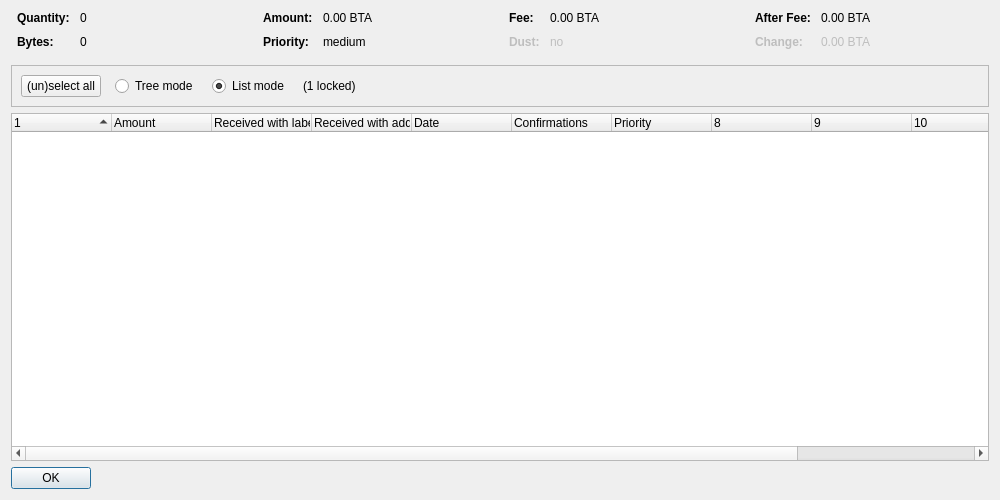
<?xml version="1.0" encoding="UTF-8"?>
<ui version="4.0">
 <class>CoinControlDialog</class>
 <widget class="QDialog" name="CoinControlDialog">
  <property name="geometry">
   <rect>
    <x>0</x>
    <y>0</y>
    <width>1000</width>
    <height>500</height>
   </rect>
  </property>
  <property name="windowTitle">
   <string>Coin Selection</string>
  </property>
  <layout class="QVBoxLayout" name="verticalLayout">
   <item>
    <layout class="QHBoxLayout" name="horizontalLayoutTop" stretch="0,0,0,0">
     <property name="topMargin">
      <number>0</number>
     </property>
     <property name="bottomMargin">
      <number>10</number>
     </property>
     <item>
      <layout class="QFormLayout" name="formLayoutCoinControl1">
       <property name="horizontalSpacing">
        <number>10</number>
       </property>
       <property name="verticalSpacing">
        <number>10</number>
       </property>
       <property name="leftMargin">
        <number>6</number>
       </property>
       <property name="rightMargin">
        <number>6</number>
       </property>
       <item row="0" column="0">
        <widget class="QLabel" name="labelCoinControlQuantityText">
         <property name="font">
          <font>
           <weight>75</weight>
           <bold>true</bold>
          </font>
         </property>
         <property name="text">
          <string>Quantity:</string>
         </property>
        </widget>
       </item>
       <item row="0" column="1">
        <widget class="QLabel" name="labelCoinControlQuantity">
         <property name="cursor">
          <cursorShape>IBeamCursor</cursorShape>
         </property>
         <property name="contextMenuPolicy">
          <enum>Qt::ActionsContextMenu</enum>
         </property>
         <property name="text">
          <string notr="true">0</string>
         </property>
         <property name="textInteractionFlags">
          <set>Qt::LinksAccessibleByMouse|Qt::TextSelectableByKeyboard|Qt::TextSelectableByMouse</set>
         </property>
        </widget>
       </item>
       <item row="1" column="0">
        <widget class="QLabel" name="labelCoinControlBytesText">
         <property name="font">
          <font>
           <weight>75</weight>
           <bold>true</bold>
          </font>
         </property>
         <property name="text">
          <string>Bytes:</string>
         </property>
        </widget>
       </item>
       <item row="1" column="1">
        <widget class="QLabel" name="labelCoinControlBytes">
         <property name="cursor">
          <cursorShape>IBeamCursor</cursorShape>
         </property>
         <property name="contextMenuPolicy">
          <enum>Qt::ActionsContextMenu</enum>
         </property>
         <property name="text">
          <string notr="true">0</string>
         </property>
         <property name="textInteractionFlags">
          <set>Qt::LinksAccessibleByMouse|Qt::TextSelectableByKeyboard|Qt::TextSelectableByMouse</set>
         </property>
        </widget>
       </item>
      </layout>
     </item>
     <item>
      <layout class="QFormLayout" name="formLayoutCoinControl2">
       <property name="horizontalSpacing">
        <number>10</number>
       </property>
       <property name="verticalSpacing">
        <number>10</number>
       </property>
       <property name="leftMargin">
        <number>6</number>
       </property>
       <property name="rightMargin">
        <number>6</number>
       </property>
       <item row="0" column="0">
        <widget class="QLabel" name="labelCoinControlAmountText">
         <property name="font">
          <font>
           <weight>75</weight>
           <bold>true</bold>
          </font>
         </property>
         <property name="text">
          <string>Amount:</string>
         </property>
        </widget>
       </item>
       <item row="0" column="1">
        <widget class="QLabel" name="labelCoinControlAmount">
         <property name="cursor">
          <cursorShape>IBeamCursor</cursorShape>
         </property>
         <property name="contextMenuPolicy">
          <enum>Qt::ActionsContextMenu</enum>
         </property>
         <property name="text">
          <string notr="true">0.00 BTA</string>
         </property>
         <property name="textInteractionFlags">
          <set>Qt::LinksAccessibleByMouse|Qt::TextSelectableByKeyboard|Qt::TextSelectableByMouse</set>
         </property>
        </widget>
       </item>
       <item row="1" column="0">
        <widget class="QLabel" name="labelCoinControlPriorityText">
         <property name="font">
          <font>
           <weight>75</weight>
           <bold>true</bold>
          </font>
         </property>
         <property name="text">
          <string>Priority:</string>
         </property>
        </widget>
       </item>
       <item row="1" column="1">
        <widget class="QLabel" name="labelCoinControlPriority">
         <property name="cursor">
          <cursorShape>IBeamCursor</cursorShape>
         </property>
         <property name="contextMenuPolicy">
          <enum>Qt::ActionsContextMenu</enum>
         </property>
         <property name="text">
          <string notr="true">medium</string>
         </property>
         <property name="textInteractionFlags">
          <set>Qt::LinksAccessibleByMouse|Qt::TextSelectableByKeyboard|Qt::TextSelectableByMouse</set>
         </property>
        </widget>
       </item>
      </layout>
     </item>
     <item>
      <layout class="QFormLayout" name="formLayoutCoinControl3">
       <property name="horizontalSpacing">
        <number>10</number>
       </property>
       <property name="verticalSpacing">
        <number>10</number>
       </property>
       <property name="leftMargin">
        <number>6</number>
       </property>
       <property name="rightMargin">
        <number>6</number>
       </property>
       <item row="0" column="0">
        <widget class="QLabel" name="labelCoinControlFeeText">
         <property name="font">
          <font>
           <weight>75</weight>
           <bold>true</bold>
          </font>
         </property>
         <property name="text">
          <string>Fee:</string>
         </property>
        </widget>
       </item>
       <item row="0" column="1">
        <widget class="QLabel" name="labelCoinControlFee">
         <property name="cursor">
          <cursorShape>IBeamCursor</cursorShape>
         </property>
         <property name="contextMenuPolicy">
          <enum>Qt::ActionsContextMenu</enum>
         </property>
         <property name="text">
          <string notr="true">0.00 BTA</string>
         </property>
         <property name="textInteractionFlags">
          <set>Qt::LinksAccessibleByMouse|Qt::TextSelectableByKeyboard|Qt::TextSelectableByMouse</set>
         </property>
        </widget>
       </item>
       <item row="1" column="0">
        <widget class="QLabel" name="labelCoinControlLowOutputText">
         <property name="enabled">
          <bool>false</bool>
         </property>
         <property name="font">
          <font>
           <weight>75</weight>
           <bold>true</bold>
          </font>
         </property>
         <property name="text">
          <string>Dust:</string>
         </property>
        </widget>
       </item>
       <item row="1" column="1">
        <widget class="QLabel" name="labelCoinControlLowOutput">
         <property name="enabled">
          <bool>false</bool>
         </property>
         <property name="cursor">
          <cursorShape>IBeamCursor</cursorShape>
         </property>
         <property name="contextMenuPolicy">
          <enum>Qt::ActionsContextMenu</enum>
         </property>
         <property name="text">
          <string notr="true">no</string>
         </property>
         <property name="textInteractionFlags">
          <set>Qt::LinksAccessibleByMouse|Qt::TextSelectableByKeyboard|Qt::TextSelectableByMouse</set>
         </property>
        </widget>
       </item>
      </layout>
     </item>
     <item>
      <layout class="QFormLayout" name="formLayoutCoinControl4">
       <property name="horizontalSpacing">
        <number>10</number>
       </property>
       <property name="verticalSpacing">
        <number>10</number>
       </property>
       <property name="leftMargin">
        <number>6</number>
       </property>
       <property name="rightMargin">
        <number>6</number>
       </property>
       <item row="0" column="0">
        <widget class="QLabel" name="labelCoinControlAfterFeeText">
         <property name="font">
          <font>
           <weight>75</weight>
           <bold>true</bold>
          </font>
         </property>
         <property name="text">
          <string>After Fee:</string>
         </property>
        </widget>
       </item>
       <item row="0" column="1">
        <widget class="QLabel" name="labelCoinControlAfterFee">
         <property name="cursor">
          <cursorShape>IBeamCursor</cursorShape>
         </property>
         <property name="contextMenuPolicy">
          <enum>Qt::ActionsContextMenu</enum>
         </property>
         <property name="text">
          <string notr="true">0.00 BTA</string>
         </property>
         <property name="textInteractionFlags">
          <set>Qt::LinksAccessibleByMouse|Qt::TextSelectableByKeyboard|Qt::TextSelectableByMouse</set>
         </property>
        </widget>
       </item>
       <item row="1" column="0">
        <widget class="QLabel" name="labelCoinControlChangeText">
         <property name="enabled">
          <bool>false</bool>
         </property>
         <property name="font">
          <font>
           <weight>75</weight>
           <bold>true</bold>
          </font>
         </property>
         <property name="text">
          <string>Change:</string>
         </property>
        </widget>
       </item>
       <item row="1" column="1">
        <widget class="QLabel" name="labelCoinControlChange">
         <property name="enabled">
          <bool>false</bool>
         </property>
         <property name="cursor">
          <cursorShape>IBeamCursor</cursorShape>
         </property>
         <property name="contextMenuPolicy">
          <enum>Qt::ActionsContextMenu</enum>
         </property>
         <property name="text">
          <string notr="true">0.00 BTA</string>
         </property>
         <property name="textInteractionFlags">
          <set>Qt::LinksAccessibleByMouse|Qt::TextSelectableByKeyboard|Qt::TextSelectableByMouse</set>
         </property>
        </widget>
       </item>
      </layout>
     </item>
    </layout>
   </item>
   <item>
    <widget class="QFrame" name="frame">
     <property name="minimumSize">
      <size>
       <width>0</width>
       <height>40</height>
      </size>
     </property>
     <property name="frameShape">
      <enum>QFrame::StyledPanel</enum>
     </property>
     <property name="frameShadow">
      <enum>QFrame::Sunken</enum>
     </property>
     <layout class="QHBoxLayout" name="horizontalLayout">
      <item>
       <layout class="QHBoxLayout" name="horizontalLayoutPanel" stretch="0,0,0,0,0">
        <property name="spacing">
         <number>14</number>
        </property>
        <item>
         <widget class="QPushButton" name="pushButtonSelectAll">
          <property name="sizePolicy">
           <sizepolicy hsizetype="Maximum" vsizetype="Fixed">
            <horstretch>0</horstretch>
            <verstretch>0</verstretch>
           </sizepolicy>
          </property>
          <property name="text">
           <string>(un)select all</string>
          </property>
          <property name="autoDefault">
           <bool>false</bool>
          </property>
         </widget>
        </item>
        <item>
         <widget class="QRadioButton" name="radioTreeMode">
          <property name="sizePolicy">
           <sizepolicy hsizetype="Maximum" vsizetype="Fixed">
            <horstretch>0</horstretch>
            <verstretch>0</verstretch>
           </sizepolicy>
          </property>
          <property name="text">
           <string>Tree mode</string>
          </property>
         </widget>
        </item>
        <item>
         <widget class="QRadioButton" name="radioListMode">
          <property name="sizePolicy">
           <sizepolicy hsizetype="Maximum" vsizetype="Fixed">
            <horstretch>0</horstretch>
            <verstretch>0</verstretch>
           </sizepolicy>
          </property>
          <property name="text">
           <string>List mode</string>
          </property>
          <property name="checked">
           <bool>true</bool>
          </property>
         </widget>
        </item>
        <item>
         <widget class="QLabel" name="labelLocked">
          <property name="text">
           <string notr="true">(1 locked)</string>
          </property>
         </widget>
        </item>
        <item>
         <spacer name="horizontalSpacer">
          <property name="orientation">
           <enum>Qt::Horizontal</enum>
          </property>
          <property name="sizeHint" stdset="0">
           <size>
            <width>40</width>
            <height>20</height>
           </size>
          </property>
         </spacer>
        </item>
       </layout>
      </item>
     </layout>
    </widget>
   </item>
   <item>
    <widget class="CoinControlTreeWidget" name="treeWidget">
     <property name="contextMenuPolicy">
      <enum>Qt::CustomContextMenu</enum>
     </property>
     <property name="sortingEnabled">
      <bool>false</bool>
     </property>
     <property name="columnCount">
      <number>12</number>
     </property>
     <attribute name="headerShowSortIndicator" stdset="0">
      <bool>true</bool>
     </attribute>
     <attribute name="headerStretchLastSection">
      <bool>false</bool>
     </attribute>
     <column>
      <property name="text">
       <string/>
      </property>
     </column>
     <column>
      <property name="text">
       <string>Amount</string>
      </property>
     </column>
     <column>
      <property name="text">
       <string>Received with label</string>
      </property>
     </column>
     <column>
      <property name="text">
       <string>Received with address</string>
      </property>
     </column>
     <column>
      <property name="text">
       <string>Date</string>
      </property>
     </column>
     <column>
      <property name="text">
       <string>Confirmations</string>
      </property>
      <property name="toolTip">
       <string>Confirmed</string>
      </property>
     </column>
     <column>
      <property name="text">
       <string>Priority</string>
      </property>
     </column>
     <column>
      <property name="text">
       <string/>
      </property>
     </column>
     <column>
      <property name="text">
       <string/>
      </property>
     </column>
     <column>
      <property name="text">
       <string/>
      </property>
     </column>
     <column>
      <property name="text">
       <string/>
      </property>
     </column>
     <column>
      <property name="text">
       <string/>
      </property>
     </column>
    </widget>
   </item>
   <item>
    <widget class="QDialogButtonBox" name="buttonBox">
     <property name="sizePolicy">
      <sizepolicy hsizetype="Maximum" vsizetype="Fixed">
       <horstretch>0</horstretch>
       <verstretch>0</verstretch>
      </sizepolicy>
     </property>
     <property name="orientation">
      <enum>Qt::Horizontal</enum>
     </property>
     <property name="standardButtons">
      <set>QDialogButtonBox::Ok</set>
     </property>
    </widget>
   </item>
  </layout>
 </widget>
 <customwidgets>
  <customwidget>
   <class>CoinControlTreeWidget</class>
   <extends>QTreeWidget</extends>
   <header>coincontroltreewidget.h</header>
  </customwidget>
 </customwidgets>
 <resources/>
 <connections/>
</ui>
